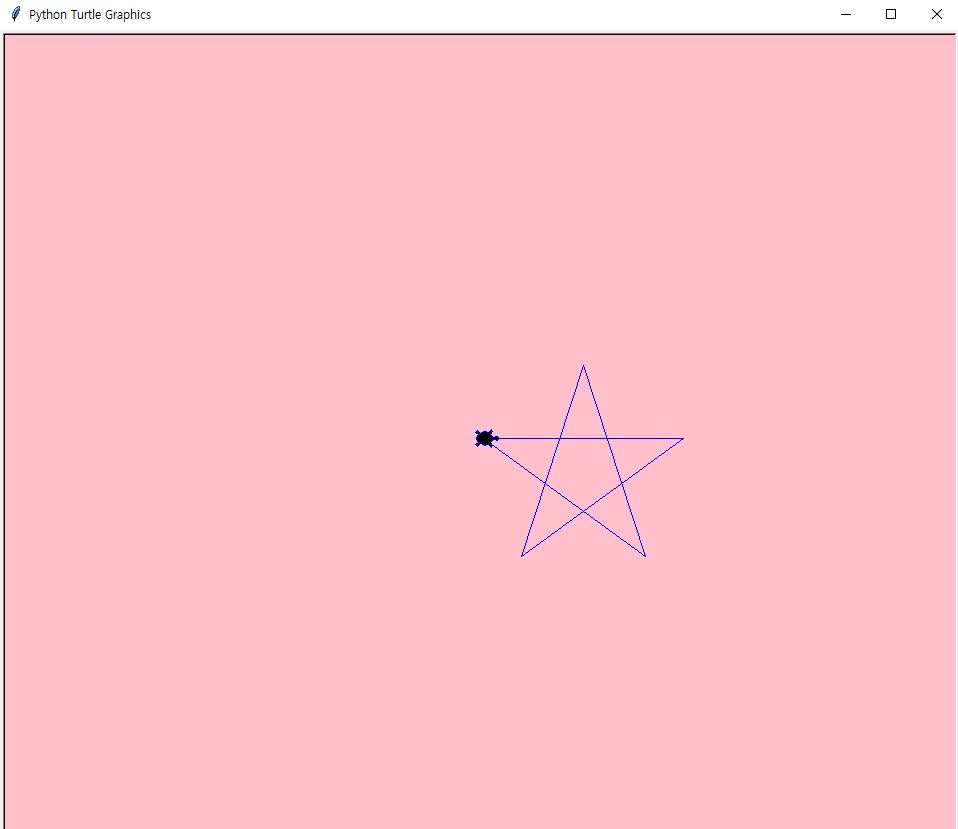

Python code for this plot:
#(turtle) 반복문으로 별 그리기
import turtle
t=turtle.Turtle()
t.shape('turtle')
t.pencolor("blue")         #펜색깔
turtle.bgcolor("pink")      #배경 색깔
for i in range(5):
    t.forward(200)
    t.right(144)
   


turtle.done()
